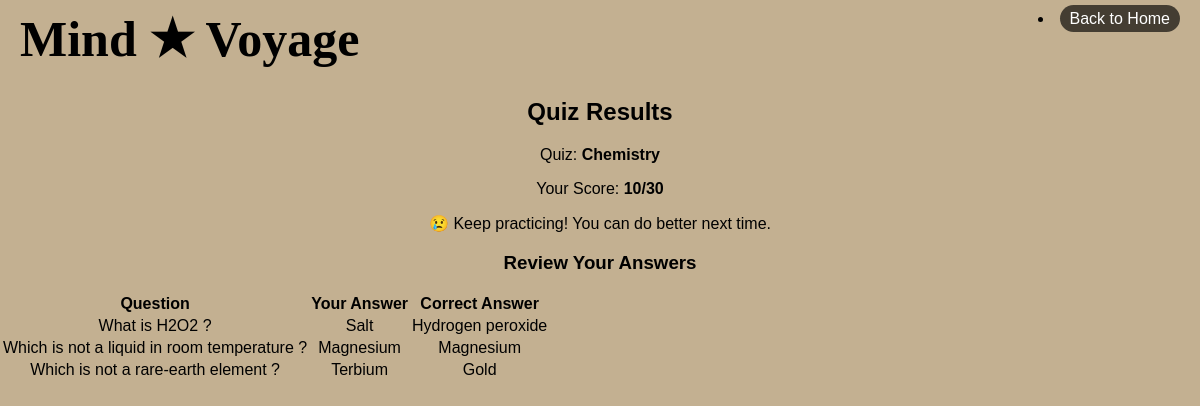
/quiz_app/result/3/ (signed in), run on the app's committed database.
### quiz_app/models.py (models this page shows, shortened)
class Result(models.Model):
    user = models.ForeignKey(User, on_delete=models.CASCADE, related_name="results")
    quiz = models.ForeignKey(Quiz, on_delete=models.CASCADE, related_name="results")
    score = models.IntegerField(null=True)
    attempted_at = models.DateTimeField(auto_now_add=True)

class Quiz(models.Model):
    CATEGORY_CHOICES = [
    ('Science', 'Science'),
    ('History', 'History'),
    ]
    title = models.CharField(max_length=200)
    category = models.CharField(max_length=50, choices=CATEGORY_CHOICES)  # Added category
    total_score = models.IntegerField(default=50)
    created_by = models.ForeignKey(settings.AUTH_USER_MODEL, on_delete=models.CASCADE)

class Question(models.Model):
    quiz = models.ForeignKey(Quiz, on_delete=models.CASCADE, related_name="questions")
    text = models.TextField()
    score = models.IntegerField(default=10)

class Answer(models.Model):
    question = models.ForeignKey(Question, on_delete=models.CASCADE, related_name="answers")
    text = models.CharField(max_length=200)
    is_correct = models.BooleanField(default=False)

### quiz_app/views.py (the view)
# urls.py: path('result/<int:result_id>/', views.result, name='result'),
def result(request, result_id):
    result = get_object_or_404(Result, id=result_id, user=request.user)
    quiz = result.quiz
    questions = quiz.questions.all()
    total_score = sum(question.score for question in questions)
    question_answers = []
    for question in questions:
        correct_answer = question.answers.filter(is_correct=True).first()
        user_answer = result.user_answers.filter(question=question).first()
        question_answers.append({
            'question': question.text,
            'user_answer': user_answer.answer.text if user_answer else "No answer",
            'correct_answer': correct_answer.text if correct_answer else "No correct answer",
        })
    percentage_score = (result.score / total_score) * 100 if total_score > 0 else 0
    context = {
        'result': result,
        'question_answers': question_answers,
        'total_score': total_score,
        'percentage_score': round(percentage_score, 2)
    }
    return render(request, 'result.html', context)

### quiz_app/templates/result.html (shortened to what this page needs)
{% load static %}
<!DOCTYPE html>
<html lang="en">
<head>
    <link rel="stylesheet" href="{% static 'css/quiz.css' %}">
</head>
<body>
    <header>
        <div class="logo">Mind ★ Voyage</div>
        <li class="back"><a href="{% url 'index' %}">Back to Home</a></li>
    </header>
    <h2>Quiz Results</h2>
    <p>Quiz: <strong>{{ result.quiz.title }}</strong></p>
    <p>Your Score: <strong>{{ result.score }}/{{ total_score }}</strong></p>
    {% if percentage_score >= 80 %}
        <p>🎉 Excellent job! You scored very high!</p>
    {% elif percentage_score >= 50 %}
        <p>😊 Good effort! You did well.</p>
    {% else %}
        <p>😢 Keep practicing! You can do better next time.</p>
    {% endif %}
    <h3>Review Your Answers</h3>
    <table>
        <tr>
            <th>Question</th>
            <th>Your Answer</th>
            <th>Correct Answer</th>
        </tr>
        {% for qa in question_answers %}
        <tr>
            <td>{{ qa.question }}</td>
            <td>{{ qa.user_answer }}</td>
            <td>{{ qa.correct_answer }}</td>
        </tr>
        {% endfor %}
    </table>
</body>
</html>

### static/css/quiz.css (style rules this page uses)
body { font-family: Arial, sans-serif; background: #C3B091; color: black; text-align: center; margin: 0; padding: 0; }
header { display: flex; justify-content: space-between; align-items: flex-start; padding: 10px 20px; background-color: #C3B091; }
.logo { font-family: fantasy; font-size: 50px; font-weight: bold; }
.back a { color: white; text-decoration: none; background: rgba(0, 0, 0, 0.65); padding: 5px 10px; border-radius: 20px; cursor: pointer; }

### data on the page
Result: quiz "Chemistry", score "10"
Question: question "What is H2O2 ?"
Answer: user_answer "Salt"
Answer: correct_answer "Hydrogen peroxide"
Question: question "Which is not a liquid in room temperature ?"
Answer: user_answer "Magnesium", correct_answer "Magnesium"
Question: question "Which is not a rare-earth element ?"
Answer: user_answer "Terbium"
Answer: correct_answer "Gold"

### other printed values
{{ total_score }} "30"
